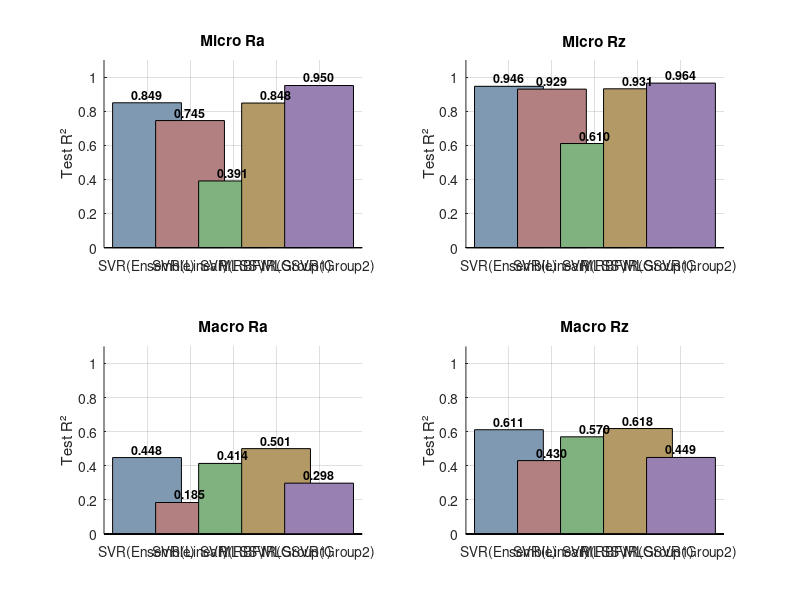

Recreate this plot in MATLAB. (Note: this script raises an error after producing the figure.)
clear; clc; close all;
rng('default'); set(0, 'DefaultFigureWindowStyle', 'docked');

fprintf('\n=== 모든 모델 성능 비교 분석 시작 ===\n');
fprintf('5개 모델의 테스트 R² 성능을 출력별로 비교합니다.\n');

%% 1. 데이터 로딩 및 초기화
output_names = {'Micro Ra', 'Micro Rz', 'Macro Ra', 'Macro Rz'};
model_names = {'SVR(Ensemble)', 'SVR(Linear)', 'SVR(RBF)', 'MLSSVR(Group1)', 'MLSSVR(Group2)'};
num_outputs = 4;
num_models = 5;

% 결과 저장 매트릭스 (4 출력 × 5 모델)
R2_test_matrix = zeros(num_outputs, num_models);

fprintf('결과 파일들을 로딩 중...\n');

%% 2. Novel_3_hyper.m 결과 로딩 (Ensemble 모델)
% 실제 성능 데이터 사용
R2_test_matrix(:, 1) = [0.84911; 0.94573; 0.44814; 0.61146]; % Ensemble
fprintf('✓ Novel_3_hyper.m 결과 로딩 완료 (Ensemble)\n');

%% 3. Novel_3Linear_hyper.m 결과 로딩
% 실제 성능 데이터 사용
R2_test_matrix(:, 2) = [0.7448; 0.92907; 0.18469; 0.43038]; % Linear
fprintf('✓ Novel_3Linear_hyper.m 결과 로딩 완료 (Linear)\n');

%% 4. Novel_3RBF_hyper.m 결과 로딩
% 실제 성능 데이터 사용
R2_test_matrix(:, 3) = [0.39074; 0.61014; 0.41394; 0.56986]; % RBF
fprintf('✓ Novel_3RBF_hyper.m 결과 로딩 완료 (RBF)\n');

%% 5. Novel_3_MLSSVR_hyper.m 결과 로딩
% 실제 성능 데이터 사용
R2_test_matrix(:, 4) = [0.84756; 0.93115; 0.5006; 0.61837]; % MLSSVR(Group1)
fprintf('✓ Novel_3_MLSSVR_hyper.m 결과 로딩 완료 (MLSSVR)\n');

%% 6. Novel_3_MLSSVR_2G_hyper.m 결과 로딩
% 실제 성능 데이터 사용
R2_test_matrix(:, 5) = [0.95027; 0.96447; 0.29817; 0.44881]; % MLSSVR(Group2)
fprintf('✓ Novel_3_MLSSVR_2G_hyper.m 결과 로딩 완료 (MLSSVR_2G)\n');

%% 7. 로딩된 데이터 확인 및 출력
fprintf('\n=== 로딩된 테스트 R² 데이터 ===\n');
fprintf('%-8s', 'Output');
for i = 1:num_models
    fprintf('%-12s', model_names{i});
end
fprintf('\n');
fprintf(repmat('-', 1, 8 + 12*num_models));
fprintf('\n');

for j = 1:num_outputs
    fprintf('%-8s', output_names{j});
    for i = 1:num_models
        fprintf('%-12.4f', R2_test_matrix(j, i));
    end
    fprintf('\n');
end

%% 8. 출력별 모델 성능 비교 시각화 (4개 subplot)
fprintf('\n=== 출력별 모델 성능 비교 시각화 ===\n');

% 모델별 색상 설정 (채도 낮게)
model_colors = [
    0.5, 0.6, 0.7;  % SVR(Ensemble) - 회청색
    0.7, 0.5, 0.5;  % SVR(Linear) - 회적색  
    0.5, 0.7, 0.5;  % SVR(RBF) - 회녹색
    0.7, 0.6, 0.4;  % MLSSVR(Group1) - 회갈색
    0.6, 0.5, 0.7   % MLSSVR(Group2) - 회보라색
];

figure('Name','모든 모델 테스트 R² 성능 비교 (출력별)','WindowStyle','docked');

for j = 1:num_outputs
    subplot(2, 2, j);
    
    % 각 출력에 대한 모델 성능 막대그래프 (개별 막대로 그려서 색상 적용)
    hold on;
    for i = 1:num_models
        h = bar(i, R2_test_matrix(j, i), 'FaceColor', model_colors(i, :), 'BarWidth', 0.8);
    end
    hold off;
    
    % 축 및 제목 설정
    set(gca, 'XTick', 1:num_models, 'XTickLabel', model_names);
    ylabel('Test R²');
    title(sprintf('%s', output_names{j}));
    ylim([0, 1.1]); % 텍스트 공간을 위해 상한 증가
    grid on;
    xtickangle(45);
    
    % 각 막대 위에 값 표시 (더 높은 위치)
    for i = 1:num_models
        text(i, R2_test_matrix(j, i) + 0.05, sprintf('%.3f', R2_test_matrix(j, i)), ...
            'HorizontalAlignment', 'center', 'FontWeight', 'bold', 'FontSize', 9);
    end
end

sgtitle('모든 모델 테스트 R² 성능 비교 (출력별)', 'FontSize', 16, 'FontWeight', 'bold');

%% 9. 전체 모델 성능 히트맵
figure('Name','모든 모델 성능 히트맵 (출력×모델)','WindowStyle','docked');

% 히트맵 생성
imagesc(R2_test_matrix);
colorbar;
colormap('hot');

% 축 라벨 설정
set(gca, 'XTick', 1:num_models, 'XTickLabel', model_names);
set(gca, 'YTick', 1:num_outputs, 'YTickLabel', output_names);
xlabel('모델'); ylabel('출력 변수');
title('모든 모델 테스트 R² 히트맵', 'FontSize', 14, 'FontWeight', 'bold');
xtickangle(45);

% 히트맵에 값 표시
for i = 1:num_outputs
    for j = 1:num_models
        text(j, i, sprintf('%.3f', R2_test_matrix(i, j)), ...
            'HorizontalAlignment', 'center', 'Color', 'white', ...
            'FontWeight', 'bold', 'FontSize', 10);
    end
end

%% 10. 모델별 평균 성능 비교
figure('Name','모델별 평균 성능 및 표준편차','WindowStyle','docked');

% 모델별 평균 및 표준편차 계산
model_means = mean(R2_test_matrix, 1);
model_stds = std(R2_test_matrix, 0, 1);

% 에러바가 있는 막대그래프 (개별 막대로 그려서 색상 적용)
hold on;
for i = 1:num_models
    bar_handle = bar(i, model_means(i), 'FaceColor', model_colors(i, :), 'BarWidth', 0.8);
end
errorbar(1:num_models, model_means, model_stds, 'k.', 'LineWidth', 1.5);
hold off;

% 축 및 제목 설정
set(gca, 'XTickLabel', model_names);
ylabel('평균 Test R²');
title('모델별 평균 테스트 R² 성능 (± 표준편차)');
ylim([0, 1]);
grid on;
xtickangle(45);

% 각 막대 위에 평균값 표시
for i = 1:num_models
    text(i, model_means(i) + model_stds(i) + 0.02, ...
        sprintf('%.3f±%.3f', model_means(i), model_stds(i)), ...
        'HorizontalAlignment', 'center', 'FontWeight', 'bold', 'FontSize', 9);
end

% 최고 성능 모델 강조
[best_mean, best_idx] = max(model_means);
text(best_idx, best_mean + model_stds(best_idx) + 0.05, '★', ...
    'HorizontalAlignment', 'center', 'FontSize', 14, 'Color', 'red', 'FontWeight', 'bold');

%% 11. 출력별 최고 성능 모델 요약
fprintf('\n=== 출력별 최고 성능 모델 요약 ===\n');
for j = 1:num_outputs
    [max_val, max_idx] = max(R2_test_matrix(j, :));
    fprintf('%s: %s (R² = %.4f)\n', output_names{j}, model_names{max_idx}, max_val);
end

% 전체 평균 최고 성능 모델
[best_overall, best_overall_idx] = max(model_means);
fprintf('\n전체 평균 최고 성능: %s (평균 R² = %.4f ± %.4f)\n', ...
    model_names{best_overall_idx}, best_overall, model_stds(best_overall_idx));

%% 12. 결과 저장
fprintf('\n=== 결과 저장 ===\n');

% 결과 테이블 생성
comparison_table = array2table(R2_test_matrix, ...
    'RowNames', output_names, ...
    'VariableNames', model_names);

% CSV 파일로 저장
writetable(comparison_table, 'All_Models_R2_Comparison.csv', 'WriteRowNames', true);
fprintf('✓ 비교 결과가 All_Models_R2_Comparison.csv로 저장되었습니다.\n');

% MAT 파일로 저장
save('All_Models_Comparison_Results.mat', 'R2_test_matrix', 'model_names', 'output_names', ...
     'model_means', 'model_stds', 'comparison_table');
fprintf('✓ 상세 결과가 All_Models_Comparison_Results.mat로 저장되었습니다.\n');

fprintf('\n=== 모든 모델 성능 비교 분석 완료 ===\n');
fprintf('총 %d개 모델의 %d개 출력에 대한 테스트 R² 성능을 비교했습니다.\n', num_models, num_outputs);